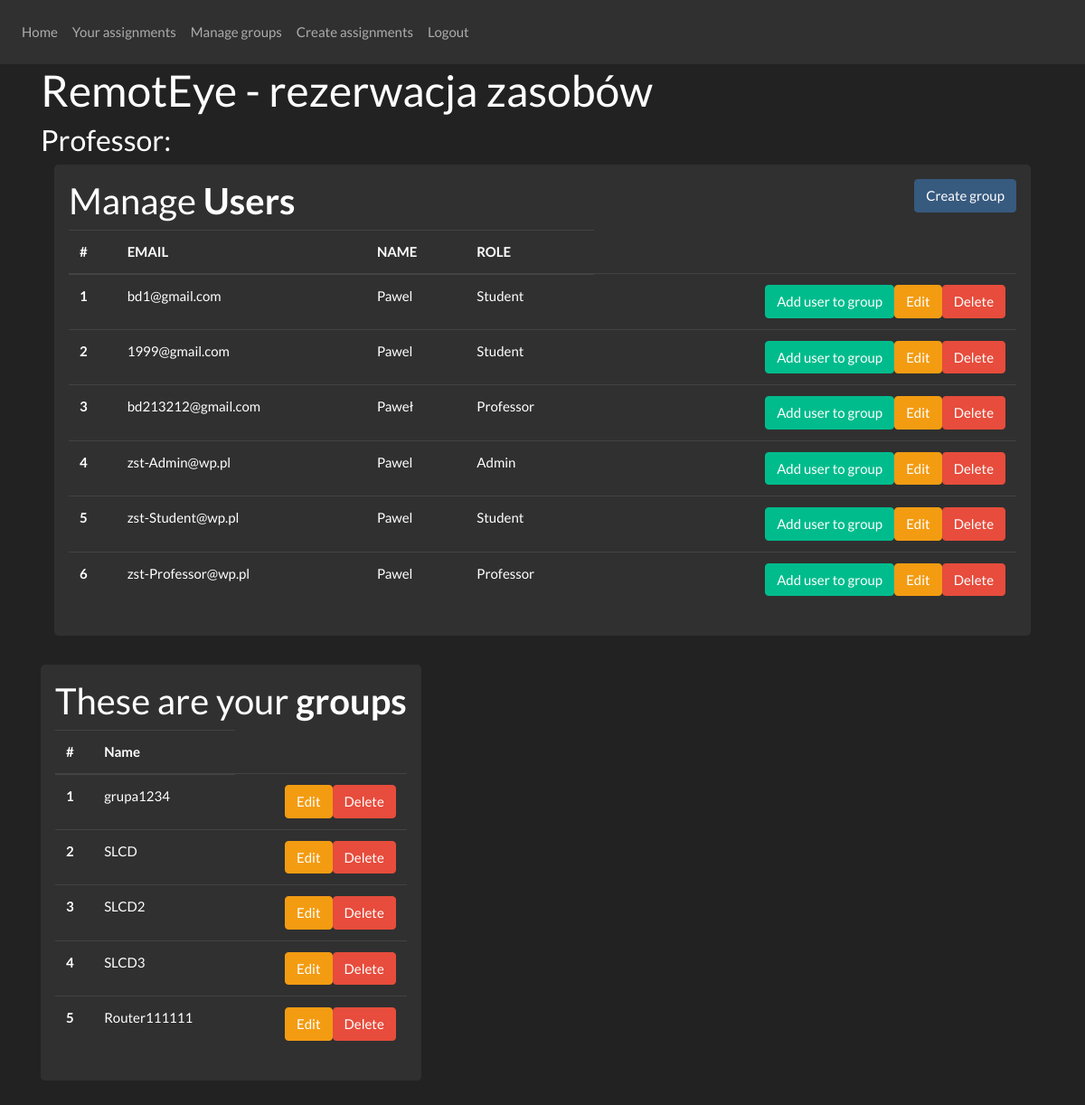
The page /main (signed in) on the database as committed earlier.
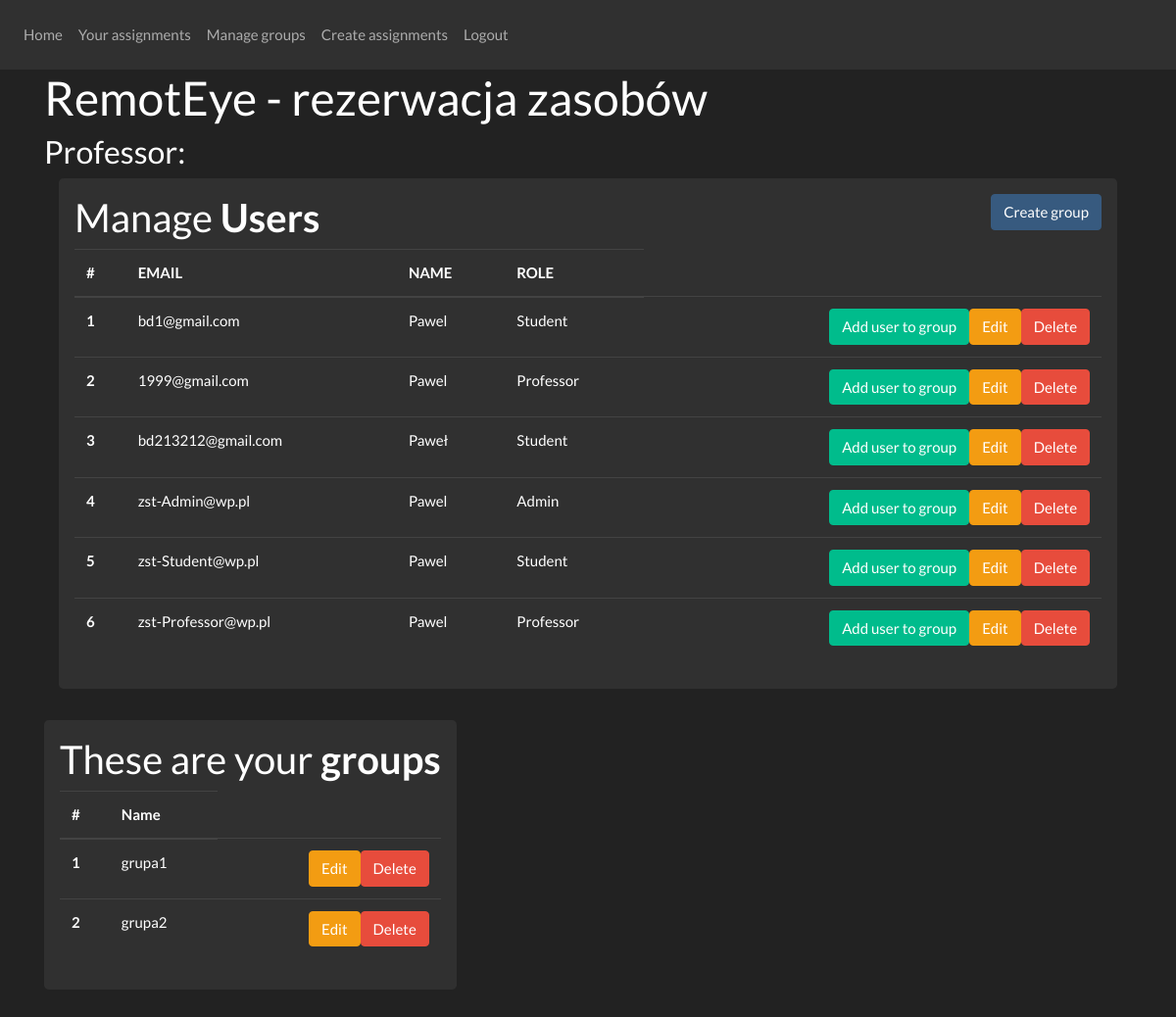
The same page on the database as committed later.
### website/models.py (models this page shows)
class User(db.Model, UserMixin):
    id = db.Column(db.Integer, primary_key=True)
    email = db.Column(db.String(150), unique=True)
    password = db.Column(db.String(150))
    first_name = db.Column(db.String(150))
    role = db.Column(db.String)

class Group(db.Model):
    id = db.Column(db.Integer, primary_key=True)
    id_owner = db.Column(db.Integer, db.ForeignKey('user.id'))
    name_group = db.Column(db.String(150))

### website/views.py (the view)
@views.route('/main', methods=['GET'])
@login_required
def get_main_page():
    return render_template("home.html",
                           current_user=current_user,
                           users=show_users(),
                           groups=show_groups(),
                           groups_for_current_professor=show_groups_for_current_professor(),
                           user_has_permission=user_has_permission,
                           )

### website/permissions.py (called while the page is built)
def user_has_permission(permission):
    return permission in role_permissions[current_user.role]

### website/request_to_database.py (called while the page is built)
def show_users():
    results = db.session.query(User).all()
    return results

def show_groups():
    results = db.session.query(Group).all()
    return results

def show_groups_for_current_professor():
    results = filter(lambda group: group.id_owner == current_user.id, db.session.query(Group).all())
    return results

### website/templates/home.html (shortened to what this page needs)
{% extends "base.html" %}{% block title %}RemotEye - {{ current_user.role }}{% endblock %}
{% block content %}
    <h1> RemotEye - rezerwacja zasobów </h1>
    <h3> {{ current_user.role }}: </h3>
    <form method="get" action="/main">
        <div class="container">
            <div class="table-responsive">
                {% include "table-users.html" %}
            </div>
        </div>
        <div class="container">
            <div class="row">
                {% include "professors-groups.html" %}
            </div>
        </div>
    </form>
{% endblock %}

### website/templates/table-users.html (shortened to what this page needs)
{% if user_has_permission("table_users") %}
    <div class="jumbotron p-3">
        <h2> Manage <b> Users </b>
            <button type="button"
                    class="btn btn-primary float-right"
                    data-toggle="modal"
                    data-target="#create-group-modal">Create group
            </button>
        </h2>
        <table class="table table-hover table-dark">
            <thead>
            <tr>
                <th scope="col"> #</th>
                <th scope="col"> EMAIL</th>
                <th scope="col"> NAME</th>
                <th scope="col"> ROLE</th>
            </tr>
            </thead>
            {% for user in users %}
                <tr>
                    <th scope="row"> {{ loop.index }} </th>
                    <td> {{ user.email }} </td>
                    <td> {{ user.first_name }} </td>
                    <td> {{ user.role }} </td>
                    <td>
                        <a href=""
                           class="btn btn-danger btn-xs float-right"
                           id="button_add_user_to_group-{{ user.id }}"
                           onclick=" deleteFromTable(this.id)">Delete</a>
                        <a href=""
                           class="btn btn-warning btn-xs float-right"
                           id="button_update_user-{{ user.id }}"
                           data-toggle="modal"
                           data-target="#update-user-modal"
                           onclick="sendIdButtonForUser(this.id)">Edit</a>
                        <a href=""
                           class="btn btn-success btn-xs float-right"
                           data-toggle="modal"
                           data-target="#add_user_to_group"
                           id="button_add_user_to_group-{{ user.id }}"
                           onclick="sendIdButtonForUser(this.id)">Add user to group</a>
                    </td>
                </tr>
            {% endfor %}
        </table>
    </div>
{% endif %}

### website/templates/professors-groups.html
{% if user_has_permission("groups_for_current_professor") %}
    <div class="jumbotron p-3">
        <h2> These are your <b> groups </b></h2>
        <table class="table table-hover table-dark">
            <thead>
            <tr>
                <th scope="col"> #</th>
                <th scope="col"> Name</th>
            </tr>
            </thead>
            {% for group in groups_for_current_professor %}
                <tr>
                    <th scope="row"> {{ loop.index }}
                    <td> {{ group.name_group }} </td>
                    <td>
                        <a href=""
                           class="btn btn-danger btn-xs float-right"
                           id="delete_group-{{ group.id }}"
                           onclick="deleteFromTable(this.id)">Delete</a>
                        <a href=""
                           class="btn btn-warning btn-xs float-right"
                           id="button_update_user-{{ group.id }}"
                           data-toggle="modal"
                           data-target="#update-group-modal"
                           onclick="sendIdButtonForUser(this.id)">Edit</a>
                    </td>
                </tr>
            {% endfor %}
        </table>
    </div>
{% endif %}

Rows that differ between the two databases and show on the page:
removed Group: name_group "SLCD"
removed Group: name_group "SLCD2"
removed Group: name_group "SLCD3"
removed Group: name_group "Router111111"
changed User "1999@gmail.com": role "Student" → "Professor"
changed User "bd213212@gmail.com": role "Professor" → "Student"
changed Group: name_group "grupa1234" → "grupa1"
added Group: name_group "grupa2"
